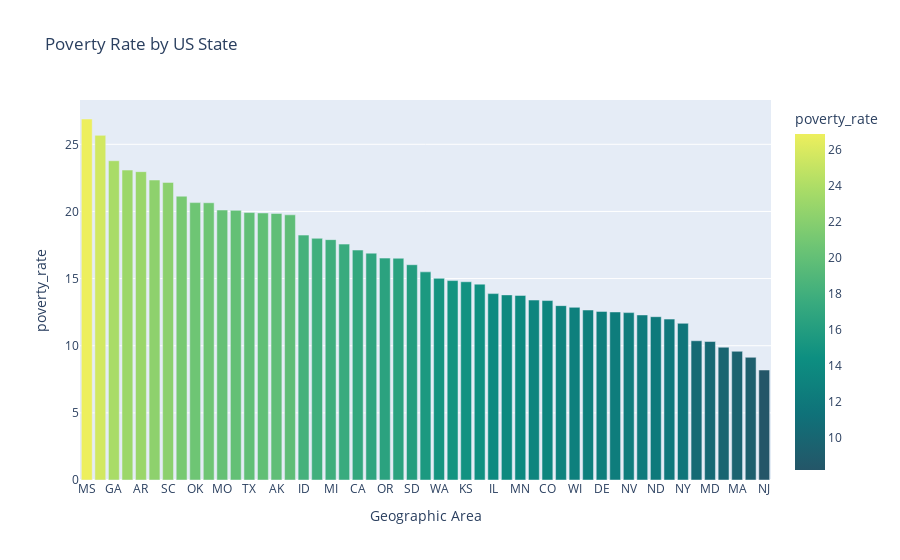

Source (notebook cell):
### Code cell
fig=px.bar(df_pct_poverty2 ,
           y=df_pct_poverty2.poverty_rate,
           x=df_pct_poverty2['Geographic Area'],
          title='Poverty Rate by US State',
          color=df_pct_poverty2.poverty_rate,
          color_continuous_scale='Aggrnyl',)
fig.show()

### Figure 1 — Plotly figure (JSON) as saved in the notebook; plotly's stock layout.template omitted (floating-point values rounded to 4 significant figures)
{"data": [{"alignmentgroup": "True", "hovertemplate": "Geographic Area=%{x}<br>poverty_rate=%{marker.color}<extra></extra>", "legendgroup": "", "marker": {"color": [26.88, 25.67, 23.78, 23.08, 22.96, 22.34, 22.16, 21.13, 20.66, 20.65, 20.11, 20.08, 19.92, 19.89, 19.85, 19.75, 18.24, 18, 17.9, 17.57, 17.12, 16.89, 16.52, 16.51, 16.03, 15.5, 15.02, 14.85, 14.76, 14.59, 13.88, 13.79, 13.75, 13.4, 13.36, 12.98, 12.86, 12.66, 12.56, 12.52, 12.47, 12.29, 12.16, 11.98, 11.67, 10.37, 10.31, 9.888, 9.585, 9.137, 8.191], "coloraxis": "coloraxis", "pattern": {"shape": ""}}, "name": "", "offsetgroup": "", "orientation": "v", "showlegend": false, "textposition": "auto", "type": "bar", "x": ["MS", "AZ", "GA", "NM", "AR", "LA", "SC", "WV", "OK", "AL", "MO", "KY", "TX", "TN", "AK", "NC", "ID", "DC", "MI", "FL", "CA", "ME", "OR", "MT", "SD", "IN", "WA", "OH", "KS", "VA", "IL", "VT", "MN", "HI", "CO", "NE", "WI", "NH", "DE", "PA", "NV", "IA", "ND", "UT", "NY", "RI", "MD", "WY", "MA", "CT", "NJ"], "xaxis": "x", "y": [26.88, 25.67, 23.78, 23.08, 22.96, 22.34, 22.16, 21.13, 20.66, 20.65, 20.11, 20.08, 19.92, 19.89, 19.85, 19.75, 18.24, 18, 17.9, 17.57, 17.12, 16.89, 16.52, 16.51, 16.03, 15.5, 15.02, 14.85, 14.76, 14.59, 13.88, 13.79, 13.75, 13.4, 13.36, 12.98, 12.86, 12.66, 12.56, 12.52, 12.47, 12.29, 12.16, 11.98, 11.67, 10.37, 10.31, 9.888, 9.585, 9.137, 8.191], "yaxis": "y"}], "layout": {"barmode": "relative", "coloraxis": {"colorbar": {"title": {"text": "poverty_rate"}}, "colorscale": [[0, "rgb(36, 86, 104)"], [0.1667, "rgb(15, 114, 121)"], [0.3333, "rgb(13, 143, 129)"], [0.5, "rgb(57, 171, 126)"], [0.6667, "rgb(110, 197, 116)"], [0.8333, "rgb(169, 220, 103)"], [1, "rgb(237, 239, 93)"]]}, "legend": {"tracegroupgap": 0}, "title": {"text": "Poverty Rate by US State"}, "xaxis": {"anchor": "y", "domain": [0, 1], "title": {"text": "Geographic Area"}}, "yaxis": {"anchor": "x", "domain": [0, 1], "title": {"text": "poverty_rate"}}}}
